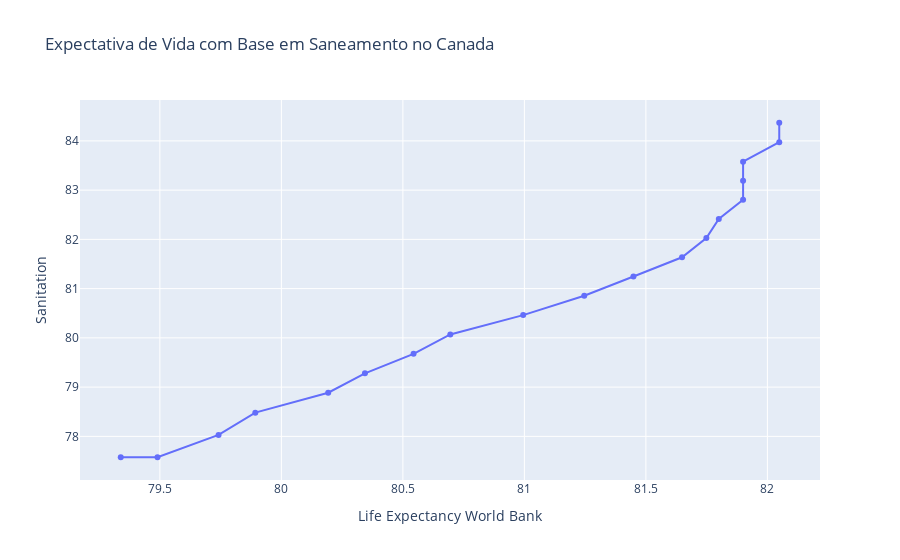

The notebook cell saved with this chart:
### Markdown cell above
Comparando novamente com a região da América do Norte, região esta de alto poder financeiro, é destoante como o saneamento básico está associado e impacta positivamente no aumento da expectativa de vida.

### Code cell
canada_sanitation_graph = table[(table['Country Name'] == 'Canada')]

fig = px.line(canada_sanitation_graph, x="Life Expectancy World Bank", y="Sanitation", title='Expectativa de Vida com Base em Saneamento no Canada', markers = True)
fig.show()

### Figure 1 — Plotly figure (JSON) as saved in the notebook; plotly's stock layout.template omitted (floating-point values rounded to 4 significant figures)
{"data": [{"hovertemplate": "Life Expectancy World Bank=%{x}<br>Sanitation=%{y}<extra></extra>", "legendgroup": "", "line": {"color": "#636efa", "dash": "solid"}, "marker": {"symbol": "circle"}, "mode": "lines+markers", "name": "", "orientation": "v", "showlegend": false, "type": "scatter", "x": [79.34, 79.49, 79.74, 79.89, 80.19, 80.34, 80.54, 80.7, 81.0, 81.25, 81.45, 81.65, 81.75, 81.8, 81.9, 81.9, 81.9, 82.05, 82.05], "xaxis": "x", "y": [77.58, 77.58, 78.03, 78.48, 78.89, 79.28, 79.68, 80.07, 80.46, 80.85, 81.25, 81.64, 82.03, 82.42, 82.8, 83.19, 83.58, 83.97, 84.37], "yaxis": "y"}], "layout": {"legend": {"tracegroupgap": 0}, "title": {"text": "Expectativa de Vida com Base em Saneamento no Canada"}, "xaxis": {"anchor": "y", "domain": [0, 1], "title": {"text": "Life Expectancy World Bank"}}, "yaxis": {"anchor": "x", "domain": [0, 1], "title": {"text": "Sanitation"}}}}
